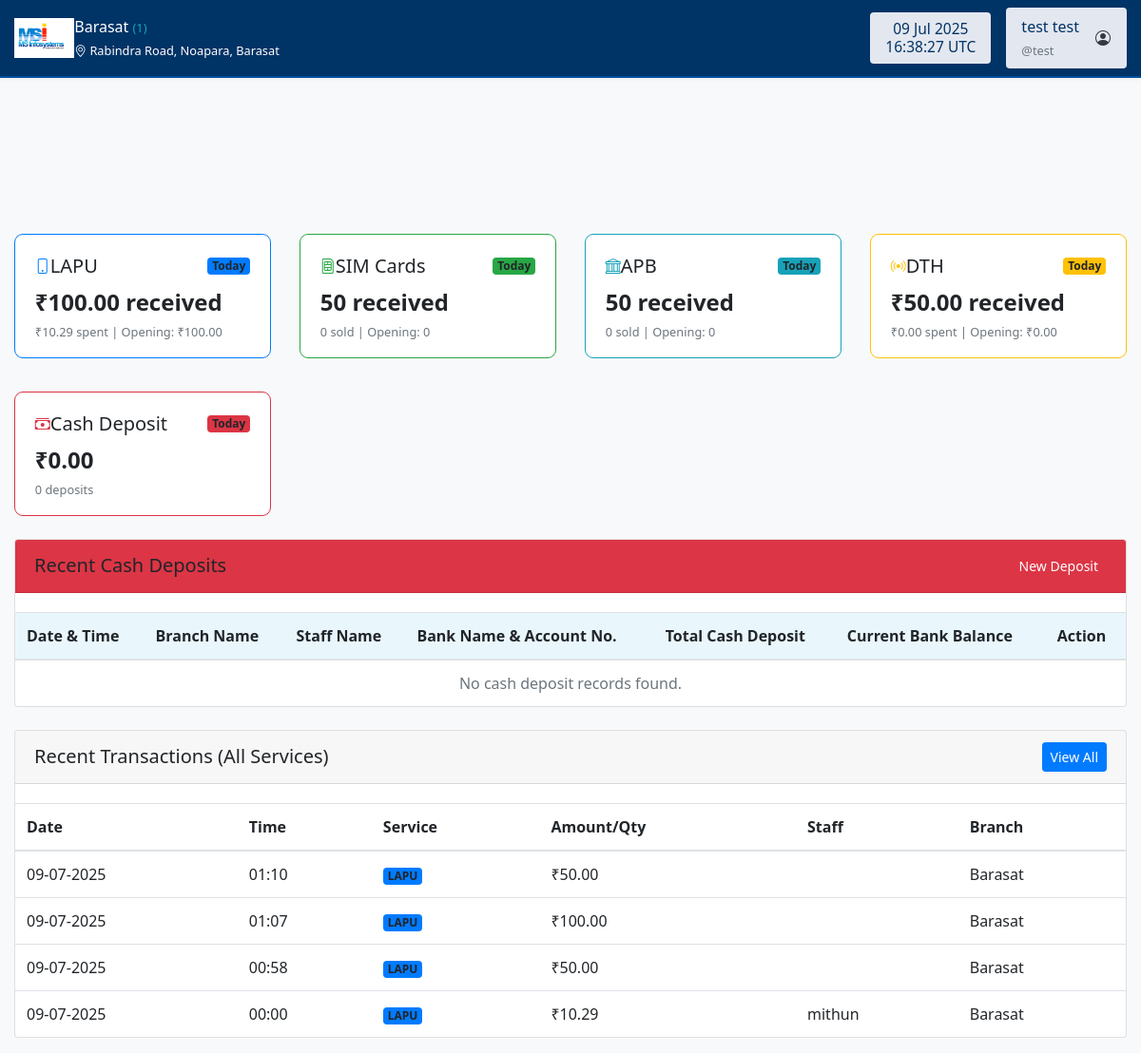
Screenshot of /branch/dashboard.php (signed in) with the database file from the repository.
### tables this page shows
CREATE TABLE `branches` (
  `id` int(11) NOT NULL,
  `branch_code` varchar(10) NOT NULL,
  `branch_name` varchar(100) NOT NULL,
  `branch_type` enum('main','sub','satellite') DEFAULT 'sub',
  `opening_date` date NOT NULL,
  `address1` varchar(255) NOT NULL,
  `address2` varchar(255) DEFAULT NULL,
  `city` varchar(100) NOT NULL,
  `postal_code` varchar(10) NOT NULL,
  `contact_number` varchar(15) NOT NULL,
  `email` varchar(100) NOT NULL,
  `manager_name` varchar(100) DEFAULT NULL,
  `working_hours` varchar(100) DEFAULT NULL,
  `notes` text DEFAULT NULL,
  `status` enum('active','inactive') DEFAULT 'active',
  `created_by` int(11) DEFAULT NULL,
  `created_at` timestamp NOT NULL DEFAULT current_timestamp(),
  `updated_by` int(11) DEFAULT NULL,
  `updated_at` timestamp NOT NULL DEFAULT current_timestamp() ON UPDATE current_timestamp()
);

CREATE TABLE `lapu` (
  `id` int(11) NOT NULL,
  `branch_id` int(11) NOT NULL,
  `staff_id` int(11) DEFAULT NULL,
  `bank_account_id` int(11) DEFAULT NULL,
  `transaction_date` datetime NOT NULL,
  `cash_received` decimal(10,2) NOT NULL,
  `opening_balance` decimal(10,2) NOT NULL,
  `auto_amount` decimal(10,2) NOT NULL,
  `total_spent` decimal(10,2) NOT NULL,
  `total_available_fund` decimal(10,2) NOT NULL,
  `closing_amount` decimal(10,2) NOT NULL,
  `notes` text DEFAULT NULL,
  `created_at` datetime NOT NULL,
  `updated_at` datetime DEFAULT NULL,
  `staff_name` varchar(255) DEFAULT NULL,
  `bank_name` varchar(255) DEFAULT NULL,
  `bank_account_number` varchar(64) DEFAULT NULL
);

CREATE TABLE `staff_lapu_sales` (
  `id` int(11) NOT NULL,
  `branch_id` int(11) NOT NULL,
  `staff_id` int(11) NOT NULL,
  `sell_date` date NOT NULL,
  `receive` decimal(10,2) DEFAULT 0.00,
  `opening` decimal(10,2) DEFAULT 0.00,
  `total_balance` decimal(10,2) DEFAULT 0.00,
  `sell` decimal(10,2) DEFAULT 0.00,
  `actual_value` decimal(10,2) DEFAULT 0.00,
  `closing` decimal(10,2) DEFAULT 0.00,
  `created_at` datetime DEFAULT current_timestamp()
);

CREATE TABLE `staff` (
  `id` int(11) NOT NULL,
  `staff_id` varchar(20) NOT NULL,
  `branch_id` int(11) NOT NULL,
  `full_name` varchar(100) NOT NULL,
  `email` varchar(100) NOT NULL,
  `mobile` varchar(15) NOT NULL,
  `username` varchar(50) NOT NULL,
  `password` varchar(255) NOT NULL,
  `role` enum('manager','supervisor','staff') NOT NULL,
  `department` varchar(50) DEFAULT NULL,
  `dob` date NOT NULL,
  `gender` enum('male','female','other') NOT NULL,
  `joining_date` date NOT NULL,
  `address` text DEFAULT NULL,
  `profile_photo` varchar(255) DEFAULT NULL,
  `status` enum('active','inactive') DEFAULT 'active',
  `created_by` int(11) DEFAULT NULL,
  `created_at` timestamp NOT NULL DEFAULT current_timestamp(),
  `updated_by` int(11) DEFAULT NULL,
  `updated_at` timestamp NOT NULL DEFAULT current_timestamp() ON UPDATE current_timestamp()
);

### branch/dashboard.php (the view, shortened to what the rows shown need)
<?php
$user = $_SESSION['branch_user'];
$branch_defaults = [
    'id' => 0,
    'branch_name' => '',
    'branch_code' => '',
    'address1' => '',
    'contact_number' => '',
    'email' => ''
];
try {
    $db = (new Database())->getConnection();
    $stmt = $db->prepare("SELECT * FROM branches WHERE id = ?");
    $stmt->execute([$user['branch_id']]);
    $branch = $stmt->rowCount() > 0
        ? array_merge($branch_defaults, $stmt->fetch(PDO::FETCH_ASSOC))
        : $branch_defaults;
} catch (Exception $e) {
    $branch = $branch_defaults;
}
$today = date('Y-m-d');
$recent_transactions = [];
$limit = 10;
$main_tables = [
    [
        'table' => 'lapu',
        'service_type' => 'lapu',
        'amount_field' => 'cash_received',
        'staff_field' => 'staff_id'
    ],
    [
        'table' => 'dth',
        'service_type' => 'dth',
        'amount_field' => 'amount_received',
        'staff_field' => 'staff_id'
    ],
    [
        'table' => 'sim_cards',
        'service_type' => 'sim_cards',
        'amount_field' => 'quantity_received',
        'staff_field' => 'staff_id'
    ],
    [
        'table' => 'apb',
        'service_type' => 'apb',
        'amount_field' => 'quantity_received',
        'staff_field' => 'staff_id'
    ]
];
foreach ($main_tables as $mt) {
    $sql = "SELECT t.id, t.created_at, '{$mt['service_type']}' as service_type, t.{$mt['amount_field']} as amount,
                s.full_name as staff_name, b.branch_name
            FROM {$mt['table']} t
            LEFT JOIN staff s ON t.{$mt['staff_field']} = s.id
            LEFT JOIN branches b ON t.branch_id = b.id
            WHERE t.branch_id = ? AND DATE(t.created_at) = ?
            ORDER BY t.created_at DESC LIMIT $limit";
    $stmt = $db->prepare($sql);
    $stmt->execute([$branch['id'], $today]);
    $recent_transactions = array_merge($recent_transactions, $stmt->fetchAll(PDO::FETCH_ASSOC));
}
$staff_tables = [
    [
        'table' => 'staff_lapu_sales',
        'service_type' => 'lapu_sale',
        'amount_field' => 'actual_value',
        'staff_field' => 'staff_id'
    ],
    [
        'table' => 'staff_dth_sales',
        'service_type' => 'dth_sale',
        'amount_field' => 'actual_value',
        'staff_field' => 'staff_id'
    ],
    [
        'table' => 'staff_sim_cards_sales',
        'service_type' => 'sim_cards_sale',
        'amount_field' => 'sell',
        'staff_field' => 'staff_id'
    ],
    [
        'table' => 'staff_apb_sales',
        'service_type' => 'apb_sale',
        'amount_field' => 'actual_value',
        'staff_field' => 'staff_id'
    ]
];
foreach ($staff_tables as $st) {
    $sql = "SELECT t.id, t.sell_date as created_at, '{$st['service_type']}' as service_type, t.{$st['amount_field']} as amount,
                s.full_name as staff_name, b.branch_name
            FROM {$st['table']} t
            LEFT JOIN staff s ON t.{$st['staff_field']} = s.id
            LEFT JOIN branches b ON t.branch_id = b.id
            WHERE t.branch_id = ? AND t.sell_date = ?
            ORDER BY t.sell_date DESC, t.id DESC LIMIT $limit";
    $stmt = $db->prepare($sql);
    $stmt->execute([$branch['id'], $today]);
    $recent_transactions = array_merge($recent_transactions, $stmt->fetchAll(PDO::FETCH_ASSOC));
}
usort($recent_transactions, function($a, $b) {
    return strtotime($b['created_at']) <=> strtotime($a['created_at']);
});
$recent_transactions = array_slice($recent_transactions, 0, 15);
function getServiceBadgeClass($service) {
    switch ($service) {
        case 'lapu':
        case 'lapu_sale':
            return 'primary';
    }
}
?>
<!DOCTYPE html>
<html lang="en">
<head>
    <link href="../assets/css/bootstrap.min.css" rel="stylesheet">
    <link href="../assets/css/bootstrap-icons.css" rel="stylesheet">
</head>
<body>
    <header class="main-header">
        <div class="container-fluid">
            <div class="header-container">
                <div class="branch-info d-flex align-items-center">
                    <div>
                        <span class="fw-bold fs-4"><?php echo htmlspecialchars($branch['branch_name']); ?></span>
                        <small class="text-info ms-2 fs-6">(<?php echo htmlspecialchars($branch['branch_code']); ?>)</small><br>
                        <span class="small"><i class="bi bi-geo-alt"></i> <?php echo htmlspecialchars($branch['address1']); ?></span>
                    </div>
                </div>
            </div>
        </div>
    </header>
    <div class="main-content">
        <div class="container-fluid">
            <div class="card mb-4">
                <div class="card-body px-0 pb-0">
                    <div class="table-responsive">
                        <table class="table table-hover mb-0 table-cash-deposit">
                            <thead>
                                <tr>
                                    <th>Date & Time</th>
                                    <th>Branch Name</th>
                                    <th>Staff Name</th>
                                    <th>Bank Name & Account No.</th>
                                    <th>Total Cash Deposit</th>
                                    <th>Current Bank Balance</th>
                                    <th class="text-end">Action</th>
                                </tr>
                            </thead>
                        </table>
                    </div>
                </div>
            </div>
            <div class="card">
                <div class="card-body px-0 pb-0">
                    <div class="table-responsive">
                        <table class="table table-hover mb-0">
                            <thead>
                                <tr>
                                    <th>Date</th>
                                    <th>Time</th>
                                    <th>Service</th>
                                    <th>Amount/Qty</th>
                                    <th>Staff</th>
                                    <th>Branch</th>
                                </tr>
                            </thead>
                            <tbody>
                                <?php if (empty($recent_transactions)): ?>
                                <tr>
                                    <td colspan="6" class="text-center text-muted">No transactions found for today.</td>
                                </tr>
                                <?php else: foreach($recent_transactions as $trans): ?>
                                <tr>
                                    <td><?php echo date('d-m-Y', strtotime($trans['created_at'])); ?></td>
                                    <td><?php echo date('H:i', strtotime($trans['created_at'])); ?></td>
                                    <td>
                                        <span class="badge bg-<?php echo getServiceBadgeClass($trans['service_type']); ?>">
                                            <?php
                                                echo strtoupper(str_replace(['_', 'sale'], [' ', ''], $trans['service_type']));
                                            ?>
                                        </span>
                                    </td>
                                    <td>
                                        <?php
                                            if (strpos($trans['service_type'], 'lapu') !== false || strpos($trans['service_type'], 'dth') !== false) {
                                                echo "₹" . number_format($trans['amount'], 2);
                                            } else {
                                                echo number_format($trans['amount'], 0);
                                            }
                                        ?>
                                    </td>
                                    <td><?php echo htmlspecialchars($trans['staff_name']); ?></td>
                                    <td><?php echo htmlspecialchars($trans['branch_name']); ?></td>
                                </tr>
                                <?php endforeach; endif; ?>
                            </tbody>
                        </table>
                    </div>
                </div>
            </div>
        </div>
    </div>
</body>
</html>

### rows the page displays
branches: branch_name "Barasat", branch_code "1", address1 "Rabindra Road, Noapara, Barasat"
lapu: created_at "09-07-2025", created_at "01:10", service_type "LAPU", cash_received "50.00", branch.branch_name "Barasat"
lapu: created_at "09-07-2025", created_at "01:07", service_type "LAPU", cash_received "100.00", branch.branch_name "Barasat"
lapu: created_at "09-07-2025", created_at "00:58", service_type "LAPU", cash_received "50.00", branch.branch_name "Barasat"
staff_lapu_sales: sell_date "09-07-2025", sell_date "00:00", service_type "LAPU", actual_value "10.29", staff.full_name "mithun", branch.branch_name "Barasat"

### other values shown
$user['full_name'] "test test"
$user['username'] "test"
$lapuStatus['new_purchase'] "100.00"
$lapuStatus['total_sale'] "10.29"
$lapuStatus['opening_balance'] "100.00"
$simStatus['new_purchase'] "50"
$simStatus['total_sale'] "0"
$simStatus['opening_balance'] "0"
$apbStatus['new_purchase'] "50"
$apbStatus['total_sale'] "0"
$apbStatus['opening_balance'] "0"
$dthStatus['new_purchase'] "50.00"
$dthStatus['total_sale'] "0.00"
$dthStatus['opening_balance'] "0.00"
$cashDepositTotal "0.00"
